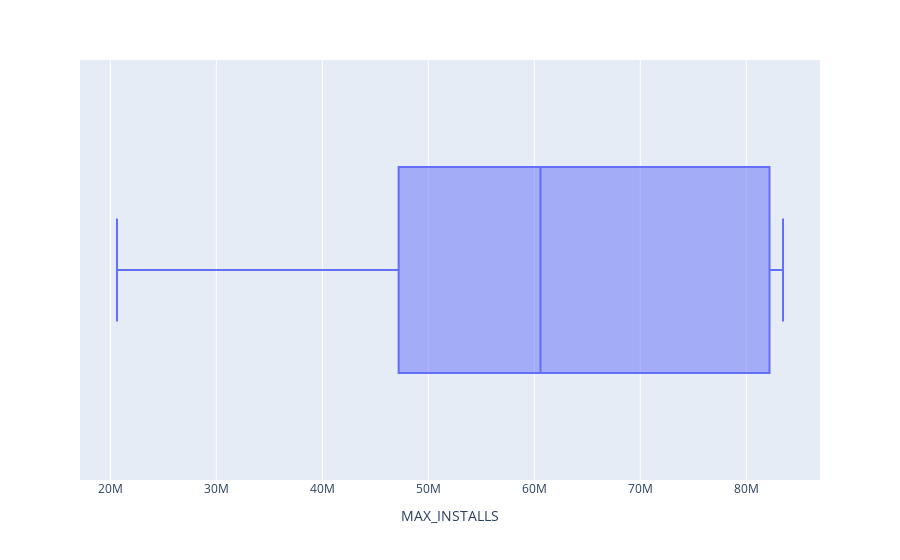

The notebook cell this image was saved under:
### Markdown cell above
Exploring Oman

### Code cell
oman = pd.DataFrame(df[df['COUNTRY'] == 'Oman'])
oman = oman[['APP_NAME','MAX_INSTALLS']]
fig = px.box(oman, x='MAX_INSTALLS')
fig.show()

### Figure 1 — Plotly figure (JSON) as saved in the notebook; plotly's stock layout.template omitted (floating-point values rounded to 4 significant figures)
{"data": [{"alignmentgroup": "True", "hovertemplate": "MAX_INSTALLS=%{x}<extra></extra>", "legendgroup": "", "marker": {"color": "#636efa"}, "name": "", "notched": false, "offsetgroup": "", "orientation": "h", "showlegend": false, "type": "box", "x": [20628183, 83464683, 56060303, 60585267, 81769890], "x0": " ", "xaxis": "x", "y0": " ", "yaxis": "y"}], "layout": {"boxmode": "group", "legend": {"tracegroupgap": 0}, "margin": {"t": 60}, "xaxis": {"anchor": "y", "domain": [0, 1], "title": {"text": "MAX_INSTALLS"}}, "yaxis": {"anchor": "x", "domain": [0, 1]}}}
